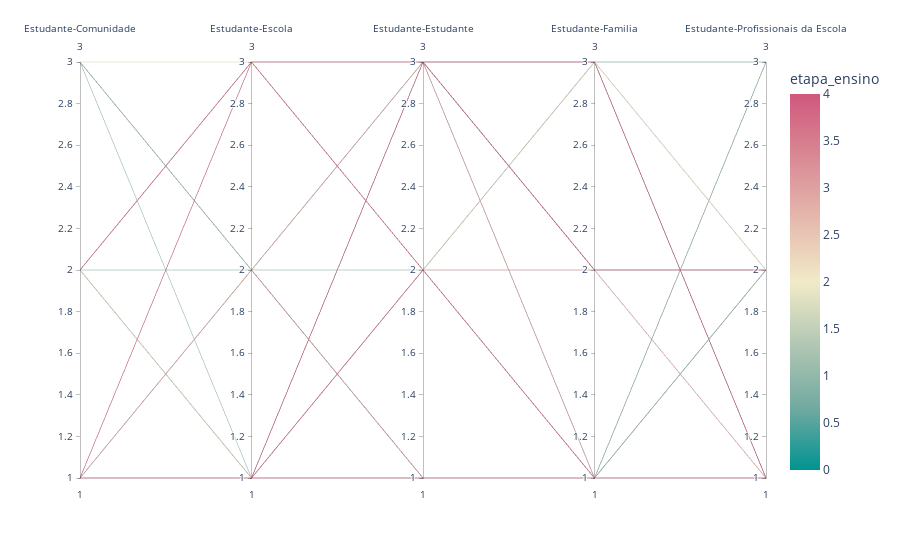

The notebook cell this image was saved under:
### Code cell
fig = px.parallel_coordinates(df_aux,color ='etapa_ensino',
                              dimensions=['Estudante-Comunidade', 'Estudante-Escola', 'Estudante-Estudante',
                                          'Estudante-Familia', 'Estudante-Profissionais da Escola'],
                              color_continuous_scale=px.colors.diverging.Tealrose,
                              color_continuous_midpoint=2)
fig.show()

### Figure 1 — Plotly figure (JSON) as saved in the notebook; plotly's stock layout.template omitted (floating-point values rounded to 4 significant figures)
{"data": [{"dimensions": [{"label": "Estudante-Comunidade", "values": [1, 1, 1, 1, 1, 1, 1, 1, 1, 2, 3, 2, 1, 1, 1, 3, 1, 1, 1, 1, 1, 1, 3, 2, 1, 1, 1, 2, 1, 2, 1, 1, 1, 1, 1, 1, 1, 1, 1, 1, 1, 1, 1, 1, 1, 2, 1, 1, 1, 3, 1, 1, 1, 1, 1, 2, 2, 1, 1, 1, 1, 3]}, {"label": "Estudante-Escola", "values": [1, 1, 2, 2, 1, 1, 2, 1, 1, 3, 1, 1, 1, 1, 3, 2, 1, 1, 1, 1, 1, 2, 2, 3, 2, 2, 1, 1, 1, 1, 1, 1, 1, 2, 1, 1, 1, 2, 1, 1, 1, 1, 1, 1, 1, 3, 1, 3, 1, 2, 1, 1, 2, 1, 1, 2, 1, 1, 1, 2, 2, 3]}, {"label": "Estudante-Estudante", "values": [1, 2, 3, 3, 3, 1, 1, 2, 1, 2, 3, 1, 3, 2, 2, 3, 2, 1, 1, 2, 2, 3, 3, 3, 3, 2, 3, 3, 2, 3, 1, 1, 1, 1, 2, 2, 1, 3, 2, 2, 1, 1, 2, 2, 3, 3, 1, 2, 1, 3, 1, 2, 1, 2, 2, 3, 3, 1, 2, 1, 3, 3]}, {"label": "Estudante-Familia", "values": [1, 3, 1, 2, 1, 1, 1, 1, 1, 3, 3, 1, 1, 1, 1, 2, 1, 1, 1, 3, 1, 1, 1, 1, 2, 3, 1, 3, 2, 2, 1, 1, 1, 1, 1, 2, 1, 1, 1, 1, 1, 1, 1, 1, 2, 3, 1, 1, 1, 1, 1, 1, 1, 1, 1, 3, 3, 1, 1, 1, 1, 3]}, {"label": "Estudante-Profissionais da Escola", "values": [1, 1, 2, 2, 1, 1, 1, 1, 1, 2, 3, 1, 1, 1, 1, 1, 1, 2, 2, 1, 3, 2, 2, 2, 2, 3, 1, 1, 2, 2, 1, 1, 1, 1, 1, 1, 1, 1, 1, 1, 1, 1, 1, 1, 2, 1, 1, 1, 2, 3, 1, 3, 2, 1, 1, 2, 1, 1, 1, 1, 2, 2]}], "domain": {"x": [0, 1], "y": [0, 1]}, "line": {"color": [1, 1, 1, 1, 1, null, 2, 2, 2, 2, 1, 1, 1, 2, 4, 1, 1, 1, 1, 1, 1, 1, 1, 1, 1, 1, 2, 1, 2, 2, 2, 3, 3, 3, 3, 3, 3, 3, 3, 3, 3, 3, 4, 4, 4, 4, 4, 4, 1, 1, 1, 1, 1, 1, 1, 1, 1, 1, 1, 1, 1, 2], "coloraxis": "coloraxis"}, "name": "", "type": "parcoords"}], "layout": {"coloraxis": {"cmid": 2, "colorbar": {"title": {"text": "etapa_ensino"}}, "colorscale": [[0, "rgb(0, 147, 146)"], [0.1667, "rgb(114, 170, 161)"], [0.3333, "rgb(177, 199, 179)"], [0.5, "rgb(241, 234, 200)"], [0.6667, "rgb(229, 185, 173)"], [0.8333, "rgb(217, 137, 148)"], [1, "rgb(208, 88, 126)"]]}, "legend": {"tracegroupgap": 0}, "margin": {"t": 60}}}
